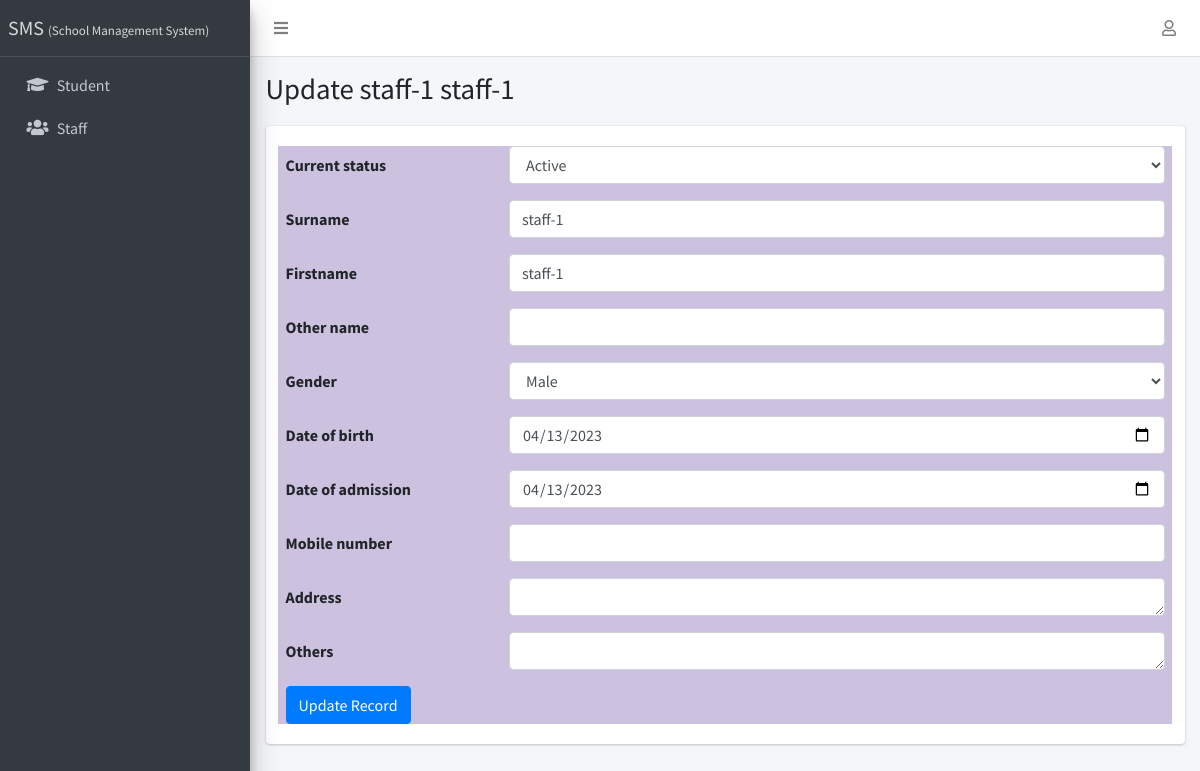
The page /staff/1/update/ on the database as committed earlier.
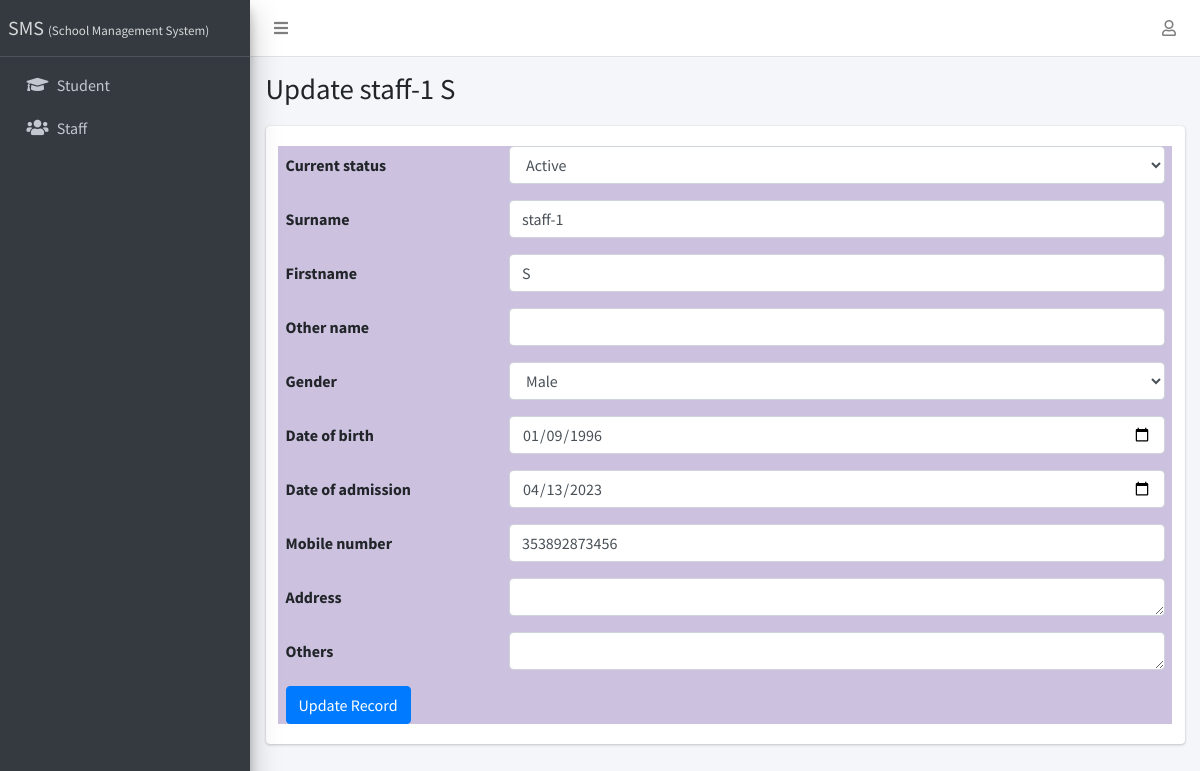
The same page on the database as committed later.
### apps/staffs/models.py (models this page shows, shortened)
class Staff(models.Model):
    STATUS = [("active", "Active"), ("inactive", "Inactive")]
    GENDER = [("male", "Male"), ("female", "Female")]
    current_status = models.CharField(max_length=10, choices=STATUS, default="active")
    surname = models.CharField(max_length=200)
    firstname = models.CharField(max_length=200)
    other_name = models.CharField(max_length=200, blank=True)
    gender = models.CharField(max_length=10, choices=GENDER, default="male")
    date_of_birth = models.DateField(default=timezone.now)
    date_of_admission = models.DateField(default=timezone.now)
    mobile_num_regex = RegexValidator(
        regex="^[0-9]{10,15}$", message="Entered mobile number isn't in a right format!"
    )
    mobile_number = models.CharField(
        validators=[mobile_num_regex], max_length=13, blank=True
    )
    address = models.TextField(blank=True)
    others = models.TextField(blank=True)
    def __str__(self):
        return f"{self.surname} {self.firstname} {self.other_name}"

### apps/staffs/views.py (the view)
# urls.py: path("<int:pk>/update/", StaffUpdateView.as_view(), name="staff-update"),
class StaffUpdateView(SuccessMessageMixin, UpdateView):
    model = Staff
    fields = "__all__"
    success_message = "Record successfully updated."
    def get_form(self):
        form = super(StaffUpdateView, self).get_form()
        form.fields["date_of_birth"].widget = widgets.DateInput(attrs={"type": "date"})
        form.fields["date_of_admission"].widget = widgets.DateInput(
            attrs={"type": "date"}
        )
        form.fields["address"].widget = widgets.Textarea(attrs={"rows": 1})
        form.fields["others"].widget = widgets.Textarea(attrs={"rows": 1})
        return form

### apps/corecode/context_processors.py (called while the page is built)
def site_defaults(request):
    current_session = AcademicSession.objects.get(current=True)
    current_term = AcademicTerm.objects.get(current=True)
    vals = SiteConfig.objects.all()
    contexts = {
        "current_session": current_session.name,
        "current_term": current_term.name,
    }
    for val in vals:
        contexts[val.key] = val.value
    return contexts

### apps/staffs/templates/staffs/staff_form.html (shortened to what this page needs)
{% extends 'base.html' %}
{% block title %}
  {% if object %}
    Update {{ object }}
  {% else %}
    Add new student
  {% endif %}
{% endblock title %}
{% block content %}
<form action="" method="POST">
  {% include 'corecode/form_snippet.html' %}
  {% if object %}
    <input type="submit" class="btn btn-primary" value="Update Record">
  {% else %}
    <input type="submit" class="btn btn-primary" value="Add new student">
  {% endif %}
</form>
{% endblock content %}

### apps/corecode/templates/corecode/form_snippet.html (shortened to what this page needs)
{% load widget_tweaks %}
{% for field in form %}
<div class="form-group row">
  <label class="col-sm-3 col-form-label" for="{{ field.auto_id }}">
    {{ field.label }}
  </label>
  <div class="col-sm-9">
    {{ field | add_class:"form-control"}}
  </div>
</div>
{% endfor %}

Rows that differ between the two databases and show on the page:
changed Staff "Active": surname+firstname+other_name "staff-1 staff-1" → "staff-1 S"; firstname "staff-1" → "S"; date_of_birth "04/13/2023" → "01/09/1996"; mobile_number (not shown) → "353892873456"
